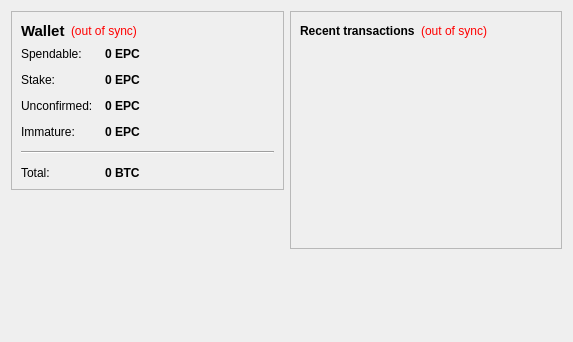
<?xml version="1.0" encoding="UTF-8"?>
<ui version="4.0">
 <class>OverviewPage</class>
 <widget class="QWidget" name="OverviewPage">
  <property name="geometry">
   <rect>
    <x>0</x>
    <y>0</y>
    <width>573</width>
    <height>342</height>
   </rect>
  </property>
  <property name="windowTitle">
   <string>Form</string>
  </property>
  <layout class="QHBoxLayout" name="horizontalLayout" stretch="1,1">
   <item>
    <layout class="QVBoxLayout" name="verticalLayout_2">
     <item>
      <widget class="QFrame" name="frame">
       <property name="frameShape">
        <enum>QFrame::StyledPanel</enum>
       </property>
       <property name="frameShadow">
        <enum>QFrame::Raised</enum>
       </property>
       <layout class="QVBoxLayout" name="verticalLayout_4">
        <item>
         <layout class="QHBoxLayout" name="horizontalLayout_4">
          <item>
           <widget class="QLabel" name="label_5">
            <property name="font">
             <font>
              <pointsize>11</pointsize>
              <weight>75</weight>
              <bold>true</bold>
             </font>
            </property>
            <property name="text">
             <string>Wallet</string>
            </property>
           </widget>
          </item>
          <item>
           <widget class="QLabel" name="labelWalletStatus">
            <property name="toolTip">
             <string>The displayed information may be out of date. Your wallet automatically synchronizes with the EuropeanPropertyCoin network after a connection is established, but this process has not completed yet.</string>
            </property>
            <property name="styleSheet">
             <string notr="true">QLabel { color: red; }</string>
            </property>
            <property name="text">
             <string notr="true">(out of sync)</string>
            </property>
            <property name="alignment">
             <set>Qt::AlignLeading|Qt::AlignLeft|Qt::AlignVCenter</set>
            </property>
           </widget>
          </item>
          <item>
           <spacer name="horizontalSpacer_2">
            <property name="orientation">
             <enum>Qt::Horizontal</enum>
            </property>
            <property name="sizeHint" stdset="0">
             <size>
              <width>40</width>
              <height>20</height>
             </size>
            </property>
           </spacer>
          </item>
         </layout>
        </item>
        <item>
         <layout class="QFormLayout" name="formLayout_2">
          <property name="fieldGrowthPolicy">
           <enum>QFormLayout::AllNonFixedFieldsGrow</enum>
          </property>
          <property name="horizontalSpacing">
           <number>12</number>
          </property>
          <property name="verticalSpacing">
           <number>12</number>
          </property>
          <item row="0" column="0">
           <widget class="QLabel" name="label">
            <property name="text">
             <string>Spendable:</string>
            </property>
           </widget>
          </item>
          <item row="0" column="1">
           <widget class="QLabel" name="labelBalance">
            <property name="font">
             <font>
              <weight>75</weight>
              <bold>true</bold>
             </font>
            </property>
            <property name="cursor">
             <cursorShape>IBeamCursor</cursorShape>
            </property>
            <property name="toolTip">
             <string>Your current spendable balance</string>
            </property>
            <property name="text">
             <string notr="true">0 EPC</string>
            </property>
            <property name="textInteractionFlags">
             <set>Qt::LinksAccessibleByMouse|Qt::TextSelectableByKeyboard|Qt::TextSelectableByMouse</set>
            </property>
           </widget>
          </item>
          <item row="1" column="0">
           <widget class="QLabel" name="label_6">
            <property name="text">
             <string>Stake:</string>
            </property>
           </widget>
          </item>
          <item row="1" column="1">
           <widget class="QLabel" name="labelStake">
            <property name="font">
             <font>
              <weight>75</weight>
              <bold>true</bold>
             </font>
            </property>
            <property name="cursor">
             <cursorShape>IBeamCursor</cursorShape>
            </property>
            <property name="toolTip">
             <string>Total of coins that was staked, and do not yet count toward the current balance</string>
            </property>
            <property name="text">
             <string notr="true">0 EPC</string>
            </property>
            <property name="textInteractionFlags">
             <set>Qt::LinksAccessibleByMouse|Qt::TextSelectableByKeyboard|Qt::TextSelectableByMouse</set>
            </property>
           </widget>
          </item>
          <item row="2" column="0">
           <widget class="QLabel" name="label_3">
            <property name="text">
             <string>Unconfirmed:</string>
            </property>
           </widget>
          </item>
          <item row="2" column="1">
           <widget class="QLabel" name="labelUnconfirmed">
            <property name="font">
             <font>
              <weight>75</weight>
              <bold>true</bold>
             </font>
            </property>
            <property name="cursor">
             <cursorShape>IBeamCursor</cursorShape>
            </property>
            <property name="toolTip">
             <string>Total of transactions that have yet to be confirmed, and do not yet count toward the current balance</string>
            </property>
            <property name="text">
             <string notr="true">0 EPC</string>
            </property>
            <property name="textInteractionFlags">
             <set>Qt::LinksAccessibleByMouse|Qt::TextSelectableByKeyboard|Qt::TextSelectableByMouse</set>
            </property>
           </widget>
          </item>
          <item row="3" column="0">
           <widget class="QLabel" name="labelImmatureText">
            <property name="text">
             <string>Immature:</string>
            </property>
           </widget>
          </item>
          <item row="3" column="1">
           <widget class="QLabel" name="labelImmature">
            <property name="font">
             <font>
              <weight>75</weight>
              <bold>true</bold>
             </font>
            </property>
            <property name="toolTip">
             <string>Mined balance that has not yet matured</string>
            </property>
            <property name="text">
             <string notr="true">0 EPC</string>
            </property>
            <property name="textInteractionFlags">
             <set>Qt::LinksAccessibleByMouse|Qt::TextSelectableByKeyboard|Qt::TextSelectableByMouse</set>
            </property>
           </widget>
          </item>
          <item row="4" column="0" colspan="2">
           <widget class="Line" name="line">
            <property name="orientation">
             <enum>Qt::Horizontal</enum>
            </property>
           </widget>
          </item>
          <item row="5" column="0">
           <widget class="QLabel" name="labelTotalText">
            <property name="text">
             <string>Total:</string>
            </property>
           </widget>
          </item>
          <item row="5" column="1">
           <widget class="QLabel" name="labelTotal">
            <property name="font">
             <font>
              <weight>75</weight>
              <bold>true</bold>
             </font>
            </property>
            <property name="cursor">
             <cursorShape>IBeamCursor</cursorShape>
            </property>
            <property name="toolTip">
             <string>Your current total balance</string>
            </property>
            <property name="text">
             <string notr="true">0 BTC</string>
            </property>
            <property name="textInteractionFlags">
             <set>Qt::LinksAccessibleByMouse|Qt::TextSelectableByKeyboard|Qt::TextSelectableByMouse</set>
            </property>
           </widget>
          </item>
         </layout>
        </item>
       </layout>
      </widget>
     </item>
     <item>
      <spacer name="verticalSpacer">
       <property name="orientation">
        <enum>Qt::Vertical</enum>
       </property>
       <property name="sizeHint" stdset="0">
        <size>
         <width>20</width>
         <height>40</height>
        </size>
       </property>
      </spacer>
     </item>
    </layout>
   </item>
   <item>
    <layout class="QVBoxLayout" name="verticalLayout_3">
     <item>
      <widget class="QFrame" name="frame_2">
       <property name="frameShape">
        <enum>QFrame::StyledPanel</enum>
       </property>
       <property name="frameShadow">
        <enum>QFrame::Raised</enum>
       </property>
       <layout class="QVBoxLayout" name="verticalLayout">
        <item>
         <layout class="QHBoxLayout" name="horizontalLayout_2">
          <item>
           <widget class="QLabel" name="label_4">
            <property name="text">
             <string>&lt;b&gt;Recent transactions&lt;/b&gt;</string>
            </property>
           </widget>
          </item>
          <item>
           <widget class="QLabel" name="labelTransactionsStatus">
            <property name="toolTip">
             <string>The displayed information may be out of date. Your wallet automatically synchronizes with the EuropeanPropertyCoin network after a connection is established, but this process has not completed yet.</string>
            </property>
            <property name="styleSheet">
             <string notr="true">QLabel { color: red; }</string>
            </property>
            <property name="text">
             <string notr="true">(out of sync)</string>
            </property>
            <property name="alignment">
             <set>Qt::AlignRight|Qt::AlignTrailing|Qt::AlignVCenter</set>
            </property>
           </widget>
          </item>
          <item>
           <spacer name="horizontalSpacer">
            <property name="orientation">
             <enum>Qt::Horizontal</enum>
            </property>
            <property name="sizeHint" stdset="0">
             <size>
              <width>40</width>
              <height>20</height>
             </size>
            </property>
           </spacer>
          </item>
         </layout>
        </item>
        <item>
         <widget class="QListView" name="listTransactions">
          <property name="styleSheet">
           <string notr="true">QListView { background: transparent; }</string>
          </property>
          <property name="frameShape">
           <enum>QFrame::NoFrame</enum>
          </property>
          <property name="verticalScrollBarPolicy">
           <enum>Qt::ScrollBarAlwaysOff</enum>
          </property>
          <property name="horizontalScrollBarPolicy">
           <enum>Qt::ScrollBarAlwaysOff</enum>
          </property>
          <property name="selectionMode">
           <enum>QAbstractItemView::NoSelection</enum>
          </property>
         </widget>
        </item>
       </layout>
      </widget>
     </item>
     <item>
      <spacer name="verticalSpacer_2">
       <property name="orientation">
        <enum>Qt::Vertical</enum>
       </property>
       <property name="sizeHint" stdset="0">
        <size>
         <width>20</width>
         <height>40</height>
        </size>
       </property>
      </spacer>
     </item>
    </layout>
   </item>
  </layout>
 </widget>
 <resources/>
 <connections/>
</ui>
